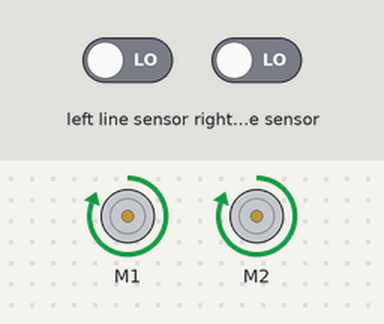
Bench run of a program on a simulated BBC micro:bit (MakeCode). Shown: 2 × DC motor (green arrow = forward, orange = backward, longer = faster). Inputs (shaded band) come from the test bench; at power-on: left line sensor LOW, right line sensor LOW.

Above: at 1.2 s.
1.3 s: left line sensor driven HIGH
At 2.4 s:
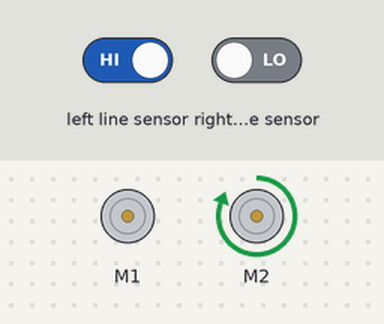
2.8 s: left line sensor driven LOW
At 3.6 s:
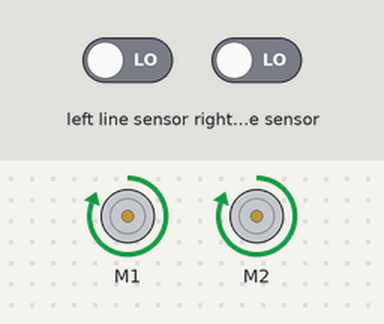
4.3 s: right line sensor driven HIGH
At 4.7 s:
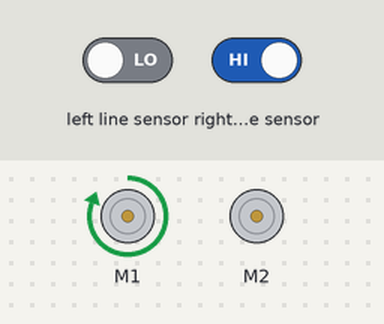
5.8 s: right line sensor driven LOW
At 6.9 s:
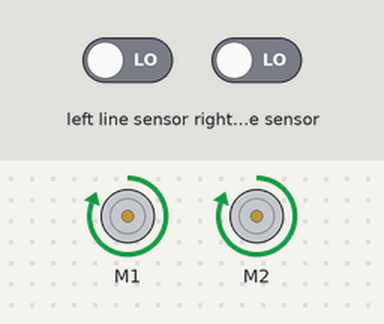
Timing chart, 0 to 8.3 s (numbered marks = the images above; inputs shaded):
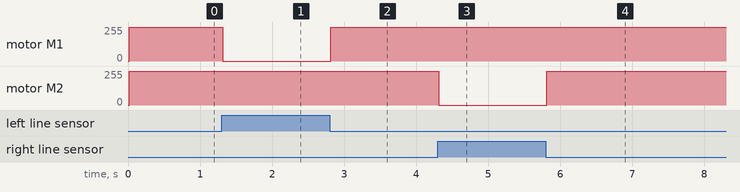

The program:

main.ts
```typescript
bitbot.select_model(BBModel.XL)
let Fart = 100
bitbot.ledClear()
basic.forever(function () {
    if (bitbot.readLine(BBLineSensor.Left) == 1 && bitbot.readLine(BBLineSensor.Right) == 1) {
        bitbot.go(BBDirection.Forward, Fart)
    } else if (bitbot.readLine(BBLineSensor.Left) == 0 && bitbot.readLine(BBLineSensor.Right) == 1) {
        bitbot.move(BBMotor.Left, BBDirection.Forward, Fart)
        bitbot.move(BBMotor.Right, BBDirection.Forward, 0)
    } else if (bitbot.readLine(BBLineSensor.Left) == 1 && bitbot.readLine(BBLineSensor.Right) == 0) {
        bitbot.move(BBMotor.Left, BBDirection.Forward, 0)
        bitbot.move(BBMotor.Right, BBDirection.Forward, Fart)
    } else {
        bitbot.go(BBDirection.Forward, Fart)
    }
})
```

test.ts
```typescript
// testene settes inn her; disse vil ikke kompilert så lenge denne pakken blir brukt som en utvidelse.
```

Measured:
- after the input at 1.3 s, motor M1: forward 255/255 → stopped at once
- after the input at 2.8 s, motor M1: stopped → forward 255/255 at once
- after the input at 4.3 s, motor M2: forward 255/255 → stopped at once
- after the input at 5.8 s, motor M2: stopped → forward 255/255 at once
